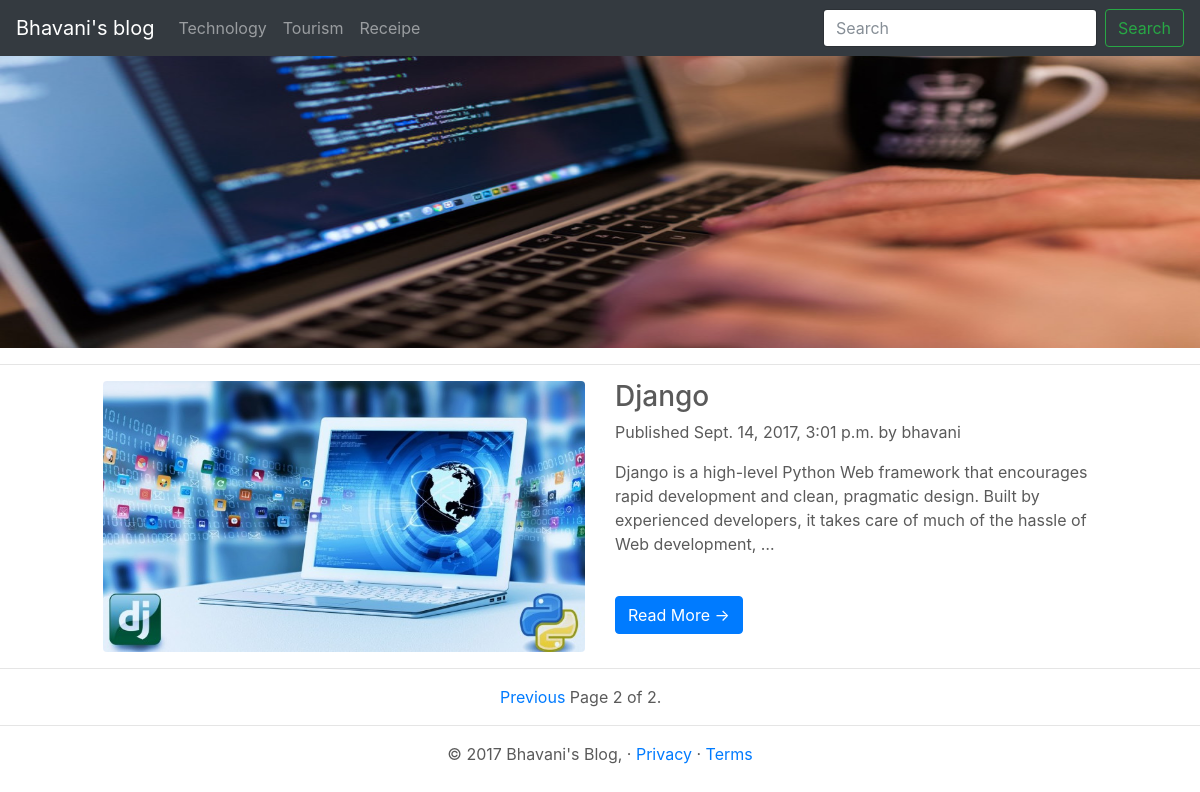
Page /blogapp/category/technology/?page=2 on the committed database.
### blogapp/models.py (models this page shows, shortened)
class Category(models.Model):
	title=models.CharField(max_length=100)
	slug=models.SlugField(max_length=100, unique=True)
	image=models.ImageField(upload_to='images/category', blank=True)
	class Meta:
		verbose_name= 'category'
		verbose_name_plural='categories'
	def __str__(self):
		return self.title
	def get_absolute_url(self):
		return reverse('blogapp:list_of_post_by_category',args=[self.slug])

class Post(models.Model):
	STATUS_CHOICES = (
		('draft', 'Draft'),
		('published', 'Published'),
	)
	title=models.CharField(max_length=250)
	slug=models.SlugField(max_length=250, unique_for_date='publish')
	image=models.ImageField(upload_to='images', blank=True)
	author=models.ForeignKey(User, related_name='blog_posts')
	body=RichTextUploadingField()
	publish=models.DateTimeField(default=timezone.now)
	created=models.DateTimeField(auto_now_add=True)
	updated=models.DateTimeField(auto_now=True)
	status=models.CharField(max_length=10, choices=STATUS_CHOICES, default='draft')
	category=models.ManyToManyField(Category)
	objects=models.Manager()
	published=PublishedManager()
	class Meta:
		ordering = ('-publish',)
	def get_absolute_url(self):
		return reverse('blogapp:post_detail',args=[self.slug])

### blogapp/views.py (the view)
def list_of_post_by_category(request, category_slug):
	categories= Category.objects.all()
	post=Post.objects.filter(status='published')
	if category_slug:
		category=get_object_or_404(Category, slug=category_slug)
		post=post.filter(category=category)
	paginator=Paginator(post,3)
	page=request.GET.get('page')
	try:
		post = paginator.page(page)
	except PageNotAnInteger:
		post=paginator.page(1)
	except EmptyPage:
		post=paginator.page(paginator.num_pages)
	return render(request, 'category/list_of_post_by_category.html', { 'post':post,'category':category, 'categories':categories})

### blogapp/templates/category/list_of_post_by_category.html (shortened to what this page needs)
{% extends  'blogapp/base.html' %}
{% block content %}
{% include 'blogapp/header.html' with allCategory=categories %}
<div class="headerimage">
	<img src="{{category.image.url }}" class="img-fluid" alt="Responsive image">
</div>
<hr>
{% for singlepost in post %}
          <div class="row">
          <div class="col-md-1"></div>
            <div class="col-md-5">
              <a href="#">
                <img class="img-fluid rounded mb-3 mb-md-0" src="{{ singlepost.image.url }}" alt="">
              </a>
            </div>
            <div class="col-md-5">
              <h3>{{ singlepost.title }} </h3>
              <div >
                <p class="date">Published {{ singlepost.publish }} by {{singlepost.author }} </p>
              </div>
              {% autoescape off %}
                <p class="card-text">{{ singlepost.body| truncatewords:30 }} </p>
              {% endautoescape %}
              <br>
               <a href="{{  singlepost.get_absolute_url }}" class="btn btn-primary">Read More &rarr;</a>
            </div>
            <div class="col-md-1"></div>
          </div>
           <hr>
      {% endfor %}
      {% include "pagination.html" with page=post %}
      <hr>
     {% endblock %}

### blogapp/templates/blogapp/header.html (shortened to what this page needs)
{% load staticfiles %}
<nav class="navbar navbar-expand-md navbar-dark fixed-top bg-dark">
	      <a class="navbar-brand" href="{% url 'blogapp:home' %}">Bhavani's blog</a>
	      <div class="collapse navbar-collapse" id="navbarCollapse">
	        <ul class="navbar-nav mr-auto">
	          {% for category in allCategory %}
	          <li class="nav-item">
	            <a class="nav-link" href="{{category.get_absolute_url}}"> {{category}}</a>
	          </li>
	         {% endfor %}
	        </ul>
	        <form class="form-inline mt-2 mt-md-0">
	          <input class="form-control mr-sm-2" type="text" placeholder="Search" aria-label="Search">
	          <button class="btn btn-outline-success my-2 my-sm-0" type="submit">Search</button>
	        </form>
	      </div>
    </nav>

### blogapp/static/blogapp/css/blog.css (style rules this page uses)
.headerimage img { width: 100%; height: 300px; }

### blogapp/static/blogapp/css/carousel.css (style rules this page uses)
body { padding-top: 3rem; padding-bottom: 3rem; color: #5a5a5a; }

### rows in the picture
Category: title "Technology", image (picture)
Category: title "Tourism"
Category: title "Receipe"
Post: image (picture), title "Django", publish "Sept. 14, 2017, 3:01 p.m.", author "bhavani", body "Django is a high-level Python Web framework that encourages rapid development and clean, pragmatic design. Built by experienced developers, it takes care of much of the hassle of Web development, …"

### other values in the picture
{{ page.number }} "2"
{{ page.paginator.num_pages }} "2"
